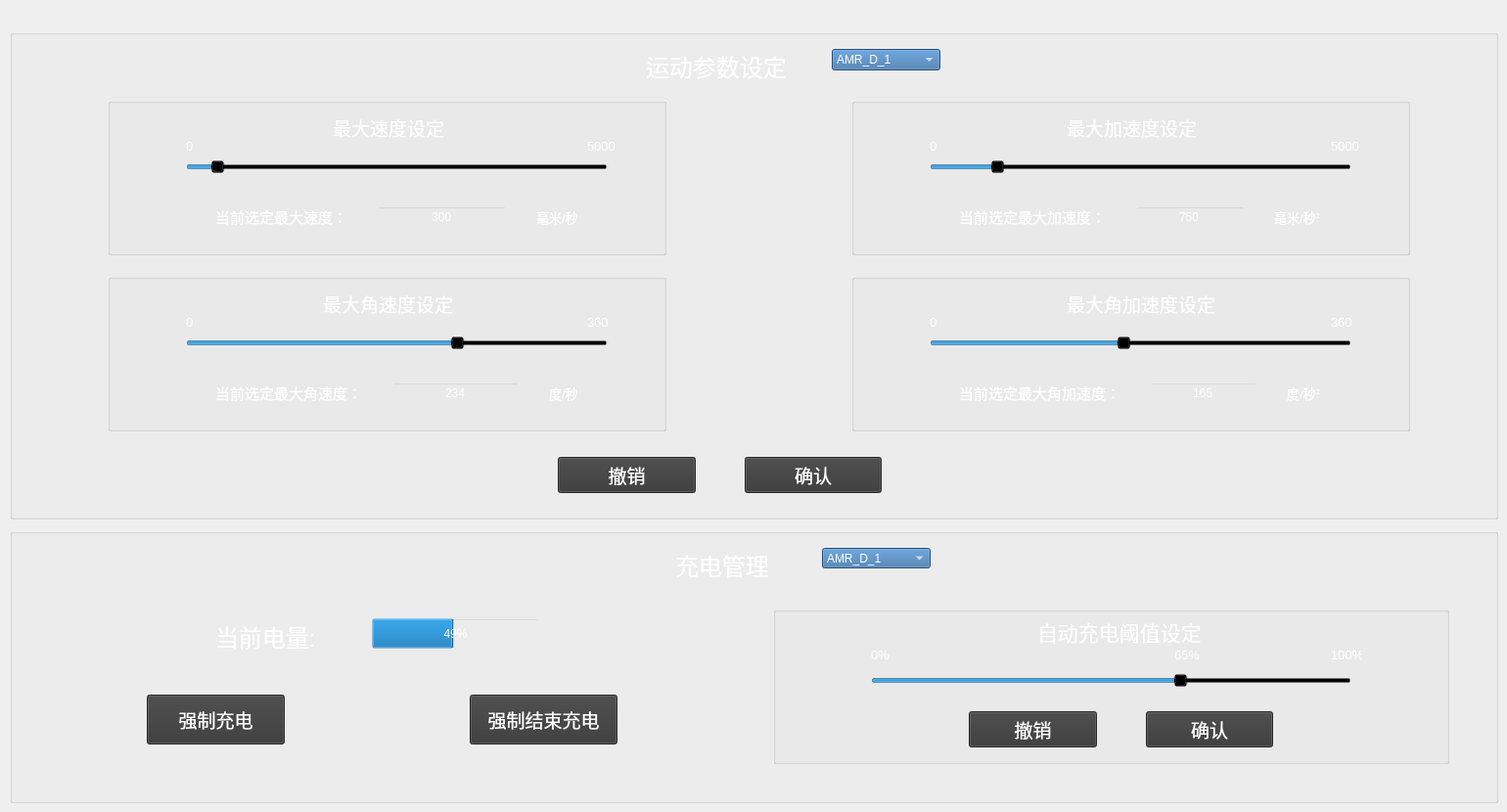
      <widget class="QWidget" name="tab_6">
       <attribute name="title">
        <string>运动参数设定</string>
       </attribute>
       <widget class="QGroupBox" name="groupBox_40">
        <property name="geometry">
         <rect>
          <x>10</x>
          <y>30</y>
          <width>1521</width>
          <height>501</height>
         </rect>
        </property>
        <property name="styleSheet">
         <string notr="true">background-color: transparent;</string>
        </property>
        <property name="title">
         <string/>
        </property>
        <widget class="QComboBox" name="comboBox_12">
         <property name="geometry">
          <rect>
           <x>840</x>
           <y>20</y>
           <width>111</width>
           <height>22</height>
          </rect>
         </property>
         <property name="styleSheet">
          <string notr="true">background-color: rgb(55, 111, 167);
color: rgb(255, 255, 255);</string>
         </property>
         <item>
          <property name="text">
           <string>AMR_D_1</string>
          </property>
         </item>
         <item>
          <property name="text">
           <string>AMR_D_2</string>
          </property>
         </item>
         <item>
          <property name="text">
           <string>AMR_S_1</string>
          </property>
         </item>
         <item>
          <property name="text">
           <string>AMR_S_2</string>
          </property>
         </item>
        </widget>
        <widget class="QLabel" name="label_246">
         <property name="geometry">
          <rect>
           <x>650</x>
           <y>20</y>
           <width>151</width>
           <height>31</height>
          </rect>
         </property>
         <property name="text">
          <string>&lt;html&gt;&lt;head/&gt;&lt;body&gt;&lt;p&gt;&lt;span style=&quot; font-size:18pt; color:#ffffff;&quot;&gt;运动参数设定&lt;/span&gt;&lt;/p&gt;&lt;/body&gt;&lt;/html&gt;</string>
         </property>
        </widget>
        <widget class="QGroupBox" name="groupBox_2">
         <property name="geometry">
          <rect>
           <x>100</x>
           <y>70</y>
           <width>571</width>
           <height>161</height>
          </rect>
         </property>
         <property name="title">
          <string/>
         </property>
         <widget class="QLabel" name="label_254">
          <property name="geometry">
           <rect>
            <x>230</x>
            <y>15</y>
            <width>121</width>
            <height>31</height>
           </rect>
          </property>
          <property name="text">
           <string>&lt;html&gt;&lt;head/&gt;&lt;body&gt;&lt;p&gt;&lt;span style=&quot; font-size:14pt; color:#ffffff;&quot;&gt;最大速度设定&lt;/span&gt;&lt;/p&gt;&lt;/body&gt;&lt;/html&gt;</string>
          </property>
         </widget>
         <widget class="QSlider" name="horizontalSlider_2">
          <property name="geometry">
           <rect>
            <x>80</x>
            <y>55</y>
            <width>431</width>
            <height>31</height>
           </rect>
          </property>
          <property name="maximum">
           <number>5000</number>
          </property>
          <property name="value">
           <number>300</number>
          </property>
          <property name="orientation">
           <enum>Qt::Horizontal</enum>
          </property>
         </widget>
         <widget class="QLabel" name="label_313">
          <property name="geometry">
           <rect>
            <x>80</x>
            <y>40</y>
            <width>31</width>
            <height>20</height>
           </rect>
          </property>
          <property name="text">
           <string>&lt;html&gt;&lt;head/&gt;&lt;body&gt;&lt;p&gt;&lt;span style=&quot; font-size:10pt; color:#ffffff;&quot;&gt;0&lt;/span&gt;&lt;/p&gt;&lt;/body&gt;&lt;/html&gt;</string>
          </property>
         </widget>
         <widget class="QLabel" name="label_314">
          <property name="geometry">
           <rect>
            <x>490</x>
            <y>40</y>
            <width>31</width>
            <height>20</height>
           </rect>
          </property>
          <property name="text">
           <string>&lt;html&gt;&lt;head/&gt;&lt;body&gt;&lt;p&gt;&lt;span style=&quot; font-size:10pt; color:#ffffff;&quot;&gt;5000&lt;/span&gt;&lt;/p&gt;&lt;/body&gt;&lt;/html&gt;</string>
          </property>
         </widget>
         <widget class="QWidget" name="layoutWidget">
          <property name="geometry">
           <rect>
            <x>110</x>
            <y>110</y>
            <width>371</width>
            <height>24</height>
           </rect>
          </property>
          <layout class="QHBoxLayout" name="horizontalLayout_13">
           <property name="spacing">
            <number>30</number>
           </property>
           <item>
            <widget class="QLabel" name="label_263">
             <property name="text">
              <string>&lt;html&gt;&lt;head/&gt;&lt;body&gt;&lt;p&gt;&lt;span style=&quot; font-size:11pt; color:#ffffff;&quot;&gt;当前选定最大速度：&lt;/span&gt;&lt;/p&gt;&lt;/body&gt;&lt;/html&gt;</string>
             </property>
            </widget>
           </item>
           <item>
            <widget class="QLineEdit" name="lineEdit_200">
             <property name="styleSheet">
              <string notr="true">color: rgb(255, 255, 255);</string>
             </property>
             <property name="text">
              <string>300</string>
             </property>
             <property name="alignment">
              <set>Qt::AlignCenter</set>
             </property>
            </widget>
           </item>
           <item>
            <widget class="QLabel" name="label_300">
             <property name="text">
              <string>&lt;html&gt;&lt;head/&gt;&lt;body&gt;&lt;p&gt;&lt;span style=&quot; font-size:10pt; color:#ffffff;&quot;&gt;毫米/秒&lt;/span&gt;&lt;/p&gt;&lt;/body&gt;&lt;/html&gt;</string>
             </property>
            </widget>
           </item>
          </layout>
         </widget>
        </widget>
        <widget class="QGroupBox" name="groupBox_3">
         <property name="geometry">
          <rect>
           <x>100</x>
           <y>250</y>
           <width>571</width>
           <height>161</height>
          </rect>
         </property>
         <property name="title">
          <string/>
         </property>
         <widget class="QLabel" name="label_303">
          <property name="geometry">
           <rect>
            <x>220</x>
            <y>15</y>
            <width>141</width>
            <height>31</height>
           </rect>
          </property>
          <property name="text">
           <string>&lt;html&gt;&lt;head/&gt;&lt;body&gt;&lt;p&gt;&lt;span style=&quot; font-size:14pt; color:#ffffff;&quot;&gt;最大角速度设定&lt;/span&gt;&lt;/p&gt;&lt;/body&gt;&lt;/html&gt;</string>
          </property>
         </widget>
         <widget class="QSlider" name="horizontalSlider_4">
          <property name="geometry">
           <rect>
            <x>80</x>
            <y>55</y>
            <width>431</width>
            <height>31</height>
           </rect>
          </property>
          <property name="maximum">
           <number>360</number>
          </property>
          <property name="value">
           <number>234</number>
          </property>
          <property name="orientation">
           <enum>Qt::Horizontal</enum>
          </property>
         </widget>
         <widget class="QWidget" name="layoutWidget_15">
          <property name="geometry">
           <rect>
            <x>110</x>
            <y>110</y>
            <width>371</width>
            <height>24</height>
           </rect>
          </property>
          <layout class="QHBoxLayout" name="horizontalLayout_16">
           <property name="spacing">
            <number>30</number>
           </property>
           <item>
            <widget class="QLabel" name="label_304">
             <property name="text">
              <string>&lt;html&gt;&lt;head/&gt;&lt;body&gt;&lt;p&gt;&lt;span style=&quot; font-size:11pt; color:#ffffff;&quot;&gt;当前选定最大角速度：&lt;/span&gt;&lt;/p&gt;&lt;/body&gt;&lt;/html&gt;</string>
             </property>
            </widget>
           </item>
           <item>
            <widget class="QLineEdit" name="lineEdit_202">
             <property name="styleSheet">
              <string notr="true">color: rgb(255, 255, 255);</string>
             </property>
             <property name="text">
              <string>234</string>
             </property>
             <property name="alignment">
              <set>Qt::AlignCenter</set>
             </property>
            </widget>
           </item>
           <item>
            <widget class="QLabel" name="label_305">
             <property name="text">
              <string>&lt;html&gt;&lt;head/&gt;&lt;body&gt;&lt;p&gt;&lt;span style=&quot; font-size:10pt; color:#ffffff;&quot;&gt;度/秒&lt;/span&gt;&lt;/p&gt;&lt;/body&gt;&lt;/html&gt;</string>
             </property>
            </widget>
           </item>
          </layout>
         </widget>
         <widget class="QLabel" name="label_319">
          <property name="geometry">
           <rect>
            <x>490</x>
            <y>40</y>
            <width>31</width>
            <height>20</height>
           </rect>
          </property>
          <property name="text">
           <string>&lt;html&gt;&lt;head/&gt;&lt;body&gt;&lt;p&gt;&lt;span style=&quot; font-size:10pt; color:#ffffff;&quot;&gt;360&lt;/span&gt;&lt;/p&gt;&lt;/body&gt;&lt;/html&gt;</string>
          </property>
         </widget>
         <widget class="QLabel" name="label_320">
          <property name="geometry">
           <rect>
            <x>80</x>
            <y>40</y>
            <width>31</width>
            <height>20</height>
           </rect>
          </property>
          <property name="text">
           <string>&lt;html&gt;&lt;head/&gt;&lt;body&gt;&lt;p&gt;&lt;span style=&quot; font-size:10pt; color:#ffffff;&quot;&gt;0&lt;/span&gt;&lt;/p&gt;&lt;/body&gt;&lt;/html&gt;</string>
          </property>
         </widget>
        </widget>
        <widget class="QGroupBox" name="groupBox_4">
         <property name="geometry">
          <rect>
           <x>860</x>
           <y>70</y>
           <width>571</width>
           <height>161</height>
          </rect>
         </property>
         <property name="title">
          <string/>
         </property>
         <widget class="QLabel" name="label_306">
          <property name="geometry">
           <rect>
            <x>220</x>
            <y>15</y>
            <width>141</width>
            <height>31</height>
           </rect>
          </property>
          <property name="text">
           <string>&lt;html&gt;&lt;head/&gt;&lt;body&gt;&lt;p&gt;&lt;span style=&quot; font-size:14pt; color:#ffffff;&quot;&gt;最大加速度设定&lt;/span&gt;&lt;/p&gt;&lt;/body&gt;&lt;/html&gt;</string>
          </property>
         </widget>
         <widget class="QSlider" name="horizontalSlider_5">
          <property name="geometry">
           <rect>
            <x>80</x>
            <y>55</y>
            <width>431</width>
            <height>31</height>
           </rect>
          </property>
          <property name="maximum">
           <number>5000</number>
          </property>
          <property name="value">
           <number>750</number>
          </property>
          <property name="orientation">
           <enum>Qt::Horizontal</enum>
          </property>
         </widget>
         <widget class="QWidget" name="layoutWidget_16">
          <property name="geometry">
           <rect>
            <x>110</x>
            <y>110</y>
            <width>371</width>
            <height>24</height>
           </rect>
          </property>
          <layout class="QHBoxLayout" name="horizontalLayout_17">
           <property name="spacing">
            <number>30</number>
           </property>
           <item>
            <widget class="QLabel" name="label_307">
             <property name="text">
              <string>&lt;html&gt;&lt;head/&gt;&lt;body&gt;&lt;p&gt;&lt;span style=&quot; font-size:11pt; color:#ffffff;&quot;&gt;当前选定最大加速度：&lt;/span&gt;&lt;/p&gt;&lt;/body&gt;&lt;/html&gt;</string>
             </property>
            </widget>
           </item>
           <item>
            <widget class="QLineEdit" name="lineEdit_203">
             <property name="styleSheet">
              <string notr="true">color: rgb(255, 255, 255);</string>
             </property>
             <property name="text">
              <string>750</string>
             </property>
             <property name="alignment">
              <set>Qt::AlignCenter</set>
             </property>
            </widget>
           </item>
           <item>
            <widget class="QLabel" name="label_308">
             <property name="text">
              <string>&lt;html&gt;&lt;head/&gt;&lt;body&gt;&lt;p&gt;&lt;span style=&quot; font-size:10pt; color:#ffffff;&quot;&gt;毫米/秒&lt;/span&gt;&lt;span style=&quot; font-size:10pt; color:#ffffff; vertical-align:super;&quot;&gt;2&lt;/span&gt;&lt;/p&gt;&lt;/body&gt;&lt;/html&gt;</string>
             </property>
            </widget>
           </item>
          </layout>
         </widget>
         <widget class="QLabel" name="label_315">
          <property name="geometry">
           <rect>
            <x>490</x>
            <y>40</y>
            <width>31</width>
            <height>20</height>
           </rect>
          </property>
          <property name="text">
           <string>&lt;html&gt;&lt;head/&gt;&lt;body&gt;&lt;p&gt;&lt;span style=&quot; font-size:10pt; color:#ffffff;&quot;&gt;5000&lt;/span&gt;&lt;/p&gt;&lt;/body&gt;&lt;/html&gt;</string>
          </property>
         </widget>
         <widget class="QLabel" name="label_316">
          <property name="geometry">
           <rect>
            <x>80</x>
            <y>40</y>
            <width>31</width>
            <height>20</height>
           </rect>
          </property>
          <property name="text">
           <string>&lt;html&gt;&lt;head/&gt;&lt;body&gt;&lt;p&gt;&lt;span style=&quot; font-size:10pt; color:#ffffff;&quot;&gt;0&lt;/span&gt;&lt;/p&gt;&lt;/body&gt;&lt;/html&gt;</string>
          </property>
         </widget>
        </widget>
        <widget class="QGroupBox" name="groupBox_5">
         <property name="geometry">
          <rect>
           <x>860</x>
           <y>250</y>
           <width>571</width>
           <height>161</height>
          </rect>
         </property>
         <property name="title">
          <string/>
         </property>
         <widget class="QLabel" name="label_309">
          <property name="geometry">
           <rect>
            <x>220</x>
            <y>15</y>
            <width>171</width>
            <height>31</height>
           </rect>
          </property>
          <property name="text">
           <string>&lt;html&gt;&lt;head/&gt;&lt;body&gt;&lt;p&gt;&lt;span style=&quot; font-size:14pt; color:#ffffff;&quot;&gt;最大角加速度设定&lt;/span&gt;&lt;/p&gt;&lt;/body&gt;&lt;/html&gt;</string>
          </property>
         </widget>
         <widget class="QSlider" name="horizontalSlider_6">
          <property name="geometry">
           <rect>
            <x>80</x>
            <y>55</y>
            <width>431</width>
            <height>31</height>
           </rect>
          </property>
          <property name="maximum">
           <number>360</number>
          </property>
          <property name="value">
           <number>165</number>
          </property>
          <property name="orientation">
           <enum>Qt::Horizontal</enum>
          </property>
         </widget>
         <widget class="QWidget" name="layoutWidget_17">
          <property name="geometry">
           <rect>
            <x>110</x>
            <y>110</y>
            <width>371</width>
            <height>24</height>
           </rect>
          </property>
          <layout class="QHBoxLayout" name="horizontalLayout_18">
           <property name="spacing">
            <number>30</number>
           </property>
           <item>
            <widget class="QLabel" name="label_310">
             <property name="text">
              <string>&lt;html&gt;&lt;head/&gt;&lt;body&gt;&lt;p&gt;&lt;span style=&quot; font-size:11pt; color:#ffffff;&quot;&gt;当前选定最大角加速度：&lt;/span&gt;&lt;/p&gt;&lt;/body&gt;&lt;/html&gt;</string>
             </property>
            </widget>
           </item>
           <item>
            <widget class="QLineEdit" name="lineEdit_217">
             <property name="styleSheet">
              <string notr="true">color: rgb(255, 255, 255);</string>
             </property>
             <property name="text">
              <string>165</string>
             </property>
             <property name="alignment">
              <set>Qt::AlignCenter</set>
             </property>
            </widget>
           </item>
           <item>
            <widget class="QLabel" name="label_311">
             <property name="text">
              <string>&lt;html&gt;&lt;head/&gt;&lt;body&gt;&lt;p&gt;&lt;span style=&quot; font-size:10pt; color:#ffffff;&quot;&gt;度/秒&lt;/span&gt;&lt;span style=&quot; font-size:10pt; color:#ffffff; vertical-align:super;&quot;&gt;2&lt;/span&gt;&lt;/p&gt;&lt;/body&gt;&lt;/html&gt;</string>
             </property>
            </widget>
           </item>
          </layout>
         </widget>
         <widget class="QLabel" name="label_317">
          <property name="geometry">
           <rect>
            <x>490</x>
            <y>40</y>
            <width>31</width>
            <height>20</height>
           </rect>
          </property>
          <property name="text">
           <string>&lt;html&gt;&lt;head/&gt;&lt;body&gt;&lt;p&gt;&lt;span style=&quot; font-size:10pt; color:#ffffff;&quot;&gt;360&lt;/span&gt;&lt;/p&gt;&lt;/body&gt;&lt;/html&gt;</string>
          </property>
         </widget>
         <widget class="QLabel" name="label_318">
          <property name="geometry">
           <rect>
            <x>80</x>
            <y>40</y>
            <width>31</width>
            <height>20</height>
           </rect>
          </property>
          <property name="text">
           <string>&lt;html&gt;&lt;head/&gt;&lt;body&gt;&lt;p&gt;&lt;span style=&quot; font-size:10pt; color:#ffffff;&quot;&gt;0&lt;/span&gt;&lt;/p&gt;&lt;/body&gt;&lt;/html&gt;</string>
          </property>
         </widget>
        </widget>
        <widget class="QWidget" name="layoutWidget">
         <property name="geometry">
          <rect>
           <x>560</x>
           <y>430</y>
           <width>331</width>
           <height>51</height>
          </rect>
         </property>
         <layout class="QHBoxLayout" name="horizontalLayout_15">
          <property name="spacing">
           <number>50</number>
          </property>
          <item>
           <widget class="QPushButton" name="pushButton_80">
            <property name="font">
             <font>
              <pointsize>14</pointsize>
             </font>
            </property>
            <property name="styleSheet">
             <string notr="true">background-color: rgb(56, 56, 56);
color: rgb(255, 255, 255);</string>
            </property>
            <property name="text">
             <string>撤销</string>
            </property>
           </widget>
          </item>
          <item>
           <widget class="QPushButton" name="pushButton_108">
            <property name="font">
             <font>
              <pointsize>14</pointsize>
             </font>
            </property>
            <property name="styleSheet">
             <string notr="true">background-color: rgb(56, 56, 56);
color: rgb(255, 255, 255);</string>
            </property>
            <property name="text">
             <string>确认</string>
            </property>
           </widget>
          </item>
         </layout>
        </widget>
       </widget>
       <widget class="QGroupBox" name="groupBox_43">
        <property name="geometry">
         <rect>
          <x>10</x>
          <y>540</y>
          <width>1521</width>
          <height>281</height>
         </rect>
        </property>
        <property name="styleSheet">
         <string notr="true">background-color: transparent;</string>
        </property>
        <property name="title">
         <string/>
        </property>
        <widget class="QComboBox" name="comboBox_15">
         <property name="geometry">
          <rect>
           <x>830</x>
           <y>20</y>
           <width>111</width>
           <height>21</height>
          </rect>
         </property>
         <property name="styleSheet">
          <string notr="true">background-color: rgb(55, 111, 167);
color: rgb(255, 255, 255);</string>
         </property>
         <item>
          <property name="text">
           <string>AMR_D_1</string>
          </property>
         </item>
         <item>
          <property name="text">
           <string>AMR_D_2</string>
          </property>
         </item>
         <item>
          <property name="text">
           <string>AMR_S_1</string>
          </property>
         </item>
         <item>
          <property name="text">
           <string>AMR_S_2</string>
          </property>
         </item>
        </widget>
        <widget class="QPushButton" name="pushButton_88">
         <property name="geometry">
          <rect>
           <x>140</x>
           <y>170</y>
           <width>141</width>
           <height>51</height>
          </rect>
         </property>
         <property name="font">
          <font>
           <pointsize>14</pointsize>
          </font>
         </property>
         <property name="styleSheet">
          <string notr="true">background-color: rgb(56, 56, 56);
color: rgb(255, 255, 255);</string>
         </property>
         <property name="text">
          <string>强制充电</string>
         </property>
        </widget>
        <widget class="QLabel" name="label_249">
         <property name="geometry">
          <rect>
           <x>680</x>
           <y>20</y>
           <width>101</width>
           <height>31</height>
          </rect>
         </property>
         <property name="text">
          <string>&lt;html&gt;&lt;head/&gt;&lt;body&gt;&lt;p&gt;&lt;span style=&quot; font-size:18pt; color:#ffffff;&quot;&gt;充电管理&lt;/span&gt;&lt;/p&gt;&lt;/body&gt;&lt;/html&gt;</string>
         </property>
        </widget>
        <widget class="QLabel" name="label_262">
         <property name="geometry">
          <rect>
           <x>210</x>
           <y>90</y>
           <width>121</width>
           <height>41</height>
          </rect>
         </property>
         <property name="text">
          <string>&lt;html&gt;&lt;head/&gt;&lt;body&gt;&lt;p&gt;&lt;span style=&quot; font-size:18pt; color:#ffffff;&quot;&gt;当前电量:&lt;/span&gt;&lt;/p&gt;&lt;/body&gt;&lt;/html&gt;</string>
         </property>
        </widget>
        <widget class="QProgressBar" name="progressBar_5">
         <property name="geometry">
          <rect>
           <x>370</x>
           <y>92</y>
           <width>171</width>
           <height>31</height>
          </rect>
         </property>
         <property name="styleSheet">
          <string notr="true">color: rgb(255, 255, 255);</string>
         </property>
         <property name="value">
          <number>49</number>
         </property>
        </widget>
        <widget class="QPushButton" name="pushButton_89">
         <property name="geometry">
          <rect>
           <x>470</x>
           <y>170</y>
           <width>151</width>
           <height>51</height>
          </rect>
         </property>
         <property name="font">
          <font>
           <pointsize>14</pointsize>
          </font>
         </property>
         <property name="styleSheet">
          <string notr="true">background-color: rgb(56, 56, 56);
color: rgb(255, 255, 255);</string>
         </property>
         <property name="text">
          <string>强制结束充电</string>
         </property>
        </widget>
        <widget class="QGroupBox" name="groupBox_17">
         <property name="geometry">
          <rect>
           <x>780</x>
           <y>80</y>
           <width>691</width>
           <height>161</height>
          </rect>
         </property>
         <property name="title">
          <string/>
         </property>
         <widget class="QSlider" name="horizontalSlider_7">
          <property name="geometry">
           <rect>
            <x>100</x>
            <y>60</y>
            <width>491</width>
            <height>31</height>
           </rect>
          </property>
          <property name="maximum">
           <number>100</number>
          </property>
          <property name="value">
           <number>65</number>
          </property>
          <property name="orientation">
           <enum>Qt::Horizontal</enum>
          </property>
         </widget>
         <widget class="QLabel" name="label_312">
          <property name="geometry">
           <rect>
            <x>270</x>
            <y>10</y>
            <width>171</width>
            <height>31</height>
           </rect>
          </property>
          <property name="text">
           <string>&lt;html&gt;&lt;head/&gt;&lt;body&gt;&lt;p&gt;&lt;span style=&quot; font-size:16pt; color:#ffffff;&quot;&gt;自动充电阈值设定&lt;/span&gt;&lt;/p&gt;&lt;/body&gt;&lt;/html&gt;</string>
          </property>
         </widget>
         <widget class="QWidget" name="layoutWidget_18">
          <property name="geometry">
           <rect>
            <x>190</x>
            <y>100</y>
            <width>331</width>
            <height>51</height>
           </rect>
          </property>
          <layout class="QHBoxLayout" name="horizontalLayout_19">
           <property name="spacing">
            <number>50</number>
           </property>
           <property name="leftMargin">
            <number>10</number>
           </property>
           <property name="rightMargin">
            <number>10</number>
           </property>
           <item>
            <widget class="QPushButton" name="pushButton_111">
             <property name="font">
              <font>
               <pointsize>14</pointsize>
              </font>
             </property>
             <property name="styleSheet">
              <string notr="true">background-color: rgb(56, 56, 56);
color: rgb(255, 255, 255);</string>
             </property>
             <property name="text">
              <string>撤销</string>
             </property>
            </widget>
           </item>
           <item>
            <widget class="QPushButton" name="pushButton_112">
             <property name="font">
              <font>
               <pointsize>14</pointsize>
              </font>
             </property>
             <property name="styleSheet">
              <string notr="true">background-color: rgb(56, 56, 56);
color: rgb(255, 255, 255);</string>
             </property>
             <property name="text">
              <string>确认</string>
             </property>
            </widget>
           </item>
          </layout>
         </widget>
         <widget class="QLabel" name="label_321">
          <property name="geometry">
           <rect>
            <x>570</x>
            <y>40</y>
            <width>31</width>
            <height>20</height>
           </rect>
          </property>
          <property name="text">
           <string>&lt;html&gt;&lt;head/&gt;&lt;body&gt;&lt;p&gt;&lt;span style=&quot; font-size:10pt; color:#ffffff;&quot;&gt;100%&lt;/span&gt;&lt;/p&gt;&lt;/body&gt;&lt;/html&gt;</string>
          </property>
         </widget>
         <widget class="QLabel" name="label_322">
          <property name="geometry">
           <rect>
            <x>100</x>
            <y>40</y>
            <width>31</width>
            <height>20</height>
           </rect>
          </property>
          <property name="text">
           <string>&lt;html&gt;&lt;head/&gt;&lt;body&gt;&lt;p&gt;&lt;span style=&quot; font-size:10pt; color:#ffffff;&quot;&gt;0%&lt;/span&gt;&lt;/p&gt;&lt;/body&gt;&lt;/html&gt;</string>
          </property>
         </widget>
         <widget class="QLabel" name="label_323">
          <property name="geometry">
           <rect>
            <x>410</x>
            <y>40</y>
            <width>31</width>
            <height>20</height>
           </rect>
          </property>
          <property name="text">
           <string>&lt;html&gt;&lt;head/&gt;&lt;body&gt;&lt;p&gt;&lt;span style=&quot; font-size:10pt; color:#ffffff;&quot;&gt;65%&lt;/span&gt;&lt;/p&gt;&lt;/body&gt;&lt;/html&gt;</string>
          </property>
         </widget>
        </widget>
       </widget>
      </widget>
